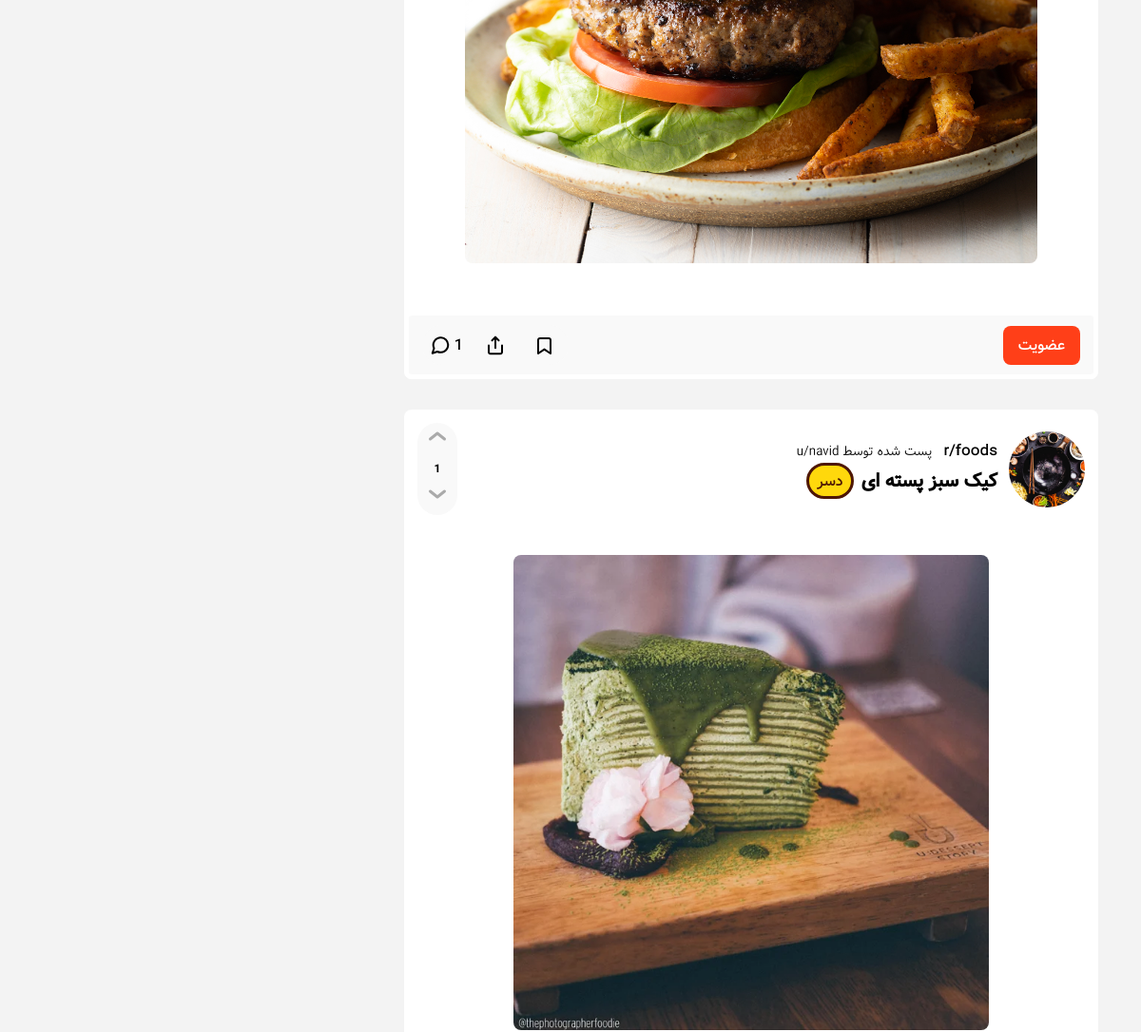
The app's page /r/foods (signed in, middle part), older data.
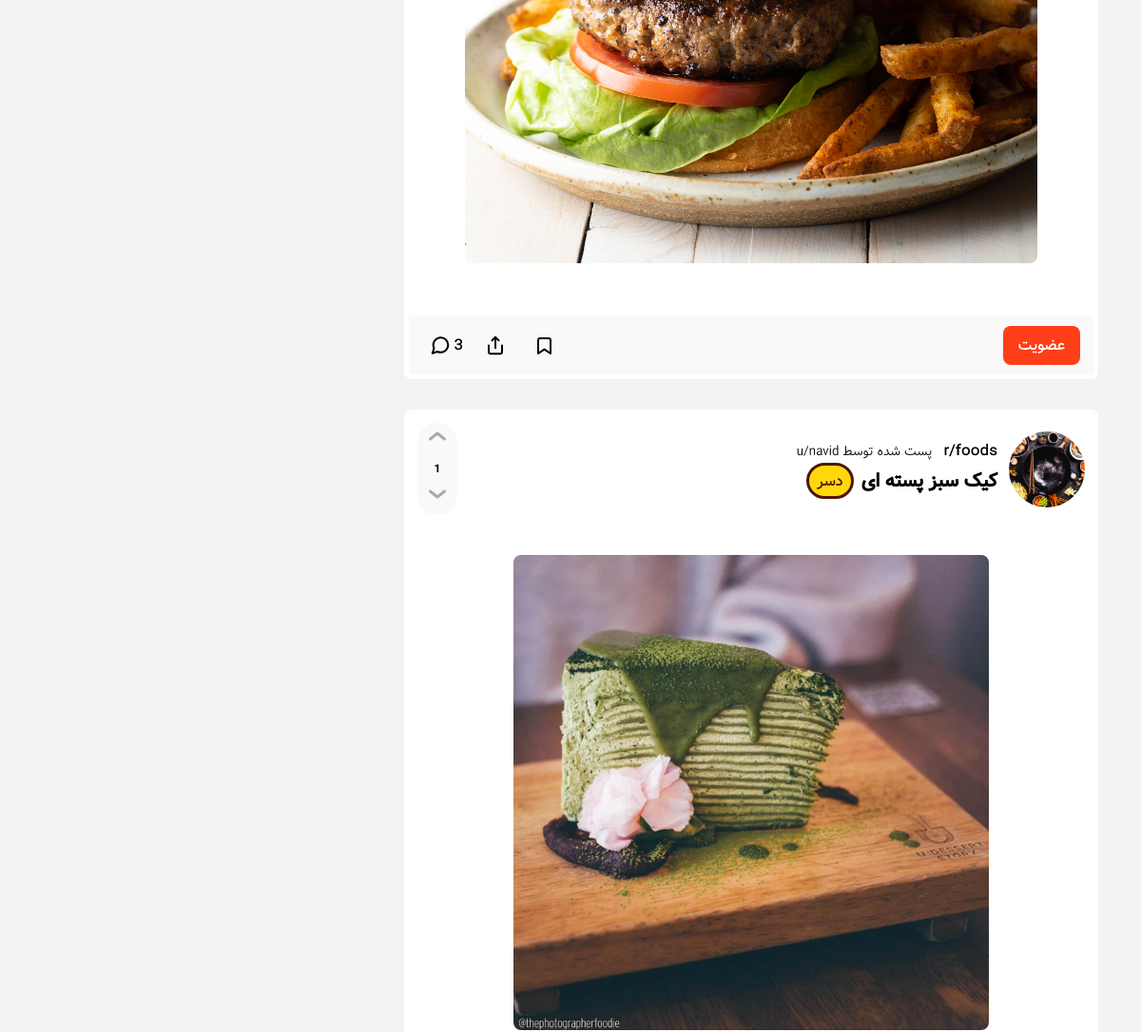
The same page, newer data.
### posts/models.py (models this page shows, shortened)
class Post(models.Model):
    post_type_choices = [('text', 'text'), ('video', 'video'), ('image', 'image'), ('link','link')]
    title = models.CharField(max_length=200)
    slug = models.SlugField(max_length=50, default='slug')
    text = models.TextField(null=True, blank=True)
    text_allowed = models.BooleanField(default=True)
    image = models.ImageField(upload_to='posts/images/', null=True, blank=True)
    image_allowed = models.BooleanField(default=True)
    video = models.FileField(upload_to='posts/videos/', null=True, blank=True)
    video_allowed = models.BooleanField(default=True)
    server = models.ForeignKey(Server, on_delete=models.CASCADE, related_name='posts')
    creator = models.ForeignKey(User , on_delete=models.CASCADE, related_name='posts', null=True)
    created = models.DateTimeField(auto_now=True)
    type = models.CharField(max_length=5, choices=post_type_choices, default='text')
    votes_count = models.IntegerField(default=0)
    tag = models.ForeignKey(ServerPostTag, on_delete=models.CASCADE, null=True, blank=True)
    def get_absolute_url(self):
        return reverse("posts:post-page", args={self.id})
    def get_profile_page(self):
        return reverse("user:profile", args={self.creator.username})

### servers/views.py (the view)
# urls.py: path('<str:server_tag>', ServerView.as_view(), name='server'),
class ServerView(View):
    def get(self, request, server_tag):
        server = Server.objects.get(tag=server_tag)
        posts = server.posts.all()
        user_tags = server.user_tags.all()
        if user_tags.filter(user=request.user).exists():
            current_user_tag = user_tags.get(user=request.user)
        else:
            current_user_tag = None
        upvote = Vote.objects.filter(choice='up').count()
        downvote = Vote.objects.filter(choice='down').count()
        vote_count = upvote - downvote
        is_following = False
        qs = ServerFollow.objects.filter(server=server)
        if qs and request.user.is_authenticated:
            qs = qs.filter(user=request.user)
            if qs.exists():
                is_following = True
        return render(request, 'servers/server.html', {'server':server, 'posts':posts, 'is_following':is_following, 'vote_count':vote_count, 'user_tags':user_tags, 'current_user_tag':current_user_tag})

### reddit/context_processors.py (called while the page is built)
def inject_form(request):
    return {'create_server_form': CreateServerForm()}

def is_moderator(request):
    is_moderator = Server.objects.filter(creator=request.user.id)
    return {'is_moderator': is_moderator}

### servers/templates/servers/server.html (shortened to what this page needs)
{% extends 'base.html' %} {% load static %}
{% block cssFiles %}
  <link rel="stylesheet" href="{% static 'servers/css/server.css' %}" />
{% endblock cssFiles %}
{% block content %}
<div class="container">
  <div class="row">
    <div class="server-details-wrapper col-4">
    </div>
    <div class="popular-posts col-8">
      <div id="posts-wrapper">
        {% for post in posts %} {% include 'posts/inc/post.html' %} {% endfor %}
      </div>
    </div>
  </div>
</div>
{% endblock content %}

### posts/templates/posts/inc/post.html (shortened to what this page needs)
{% load static %}
<div class="post">
  <div class="post-header">
    <div class="vote">
      <a href="{% url 'posts:upvote' post.id %}"><img class="upvote" src="{% static 'svgs/up-vote.svg' %}" alt=""></a>
      <p class="vots-counter">{{post.votes_count}}</p>
      <a href="{% url 'posts:downvote' post.id %}"><img class="upvote" src="{% static 'svgs/down-vote.svg' %}" alt=""></a>
    </div>
    <div class="server-info">
      <div class="post-info">
        <section>
          <a class="creator-name" href='{{post.get_profile_page}}'>u/{{post.creator}} پست شده توسط </a>
          <a class="server-name" href='{% url 'servers:server' post.server.tag %}'>r/{{post.server.tag}}</a>
        </section>
        <section>
          {% if post.tag %}
            <span class='post-tag' style='background:{{post.tag.primary_color}}; color:{{post.tag.secondary_color}};border:3px solid {{post.tag.secondary_color}}'>{{post.tag.name}}</span>
          {% endif %}
          <a href='{{post.get_absolute_url}}'><h3 class="post-title">{{post.title}}</h3></a>
        </section>
      </div>
      <div class="server-img"><img src="{{post.server.image.url}}" alt="server image"></div>
    </div>
  </div>
  <div class="post-body">
    {% if post.image %}
      <img src="{{post.image.url}}" alt="">
    {% elif post.video %}
      <video controls>
        <source src="{{post.video.url}}" type="video/mp4">
      </video>
    {% elif post.text %}
      <p>{{post.text}}</p>
    {% endif %}
  </div>
  <div class="post-footer">
    <div class="post-items">
      <a href="{% url 'posts:post-page' post.id %}"><img class="comment-btn" src="{% static 'posts/svgs/comment.svg' %}" alt="comment button">{{post.post_comments.count}}</a>
      <a href=""><img class="share-btn" src="{% static 'posts/svgs/share.svg' %}" alt="share button"></a>
      {% if is_saved %}
        <a href="{% url 'posts:save-post' post.id %}"><img class="save-btn" src="{% static 'posts/svgs/saved.svg' %}" alt="save post button"></a>
      {% else %}
        <a href="{% url 'posts:save-post' post.id %}"><img class="save-btn" src="{% static 'posts/svgs/save.svg' %}" alt="save post button"></a>
      {% endif %}
    </div>
    <div class="post-options">
      <div id="join-btn"><a href="">عضویت</a></div>
    </div>
  </div>
</div>

Row changes from the older to the newer data that the page shows:
removed Post: image (picture), post_comments.count "1"
added Post: image (picture), post_comments.count "3"
